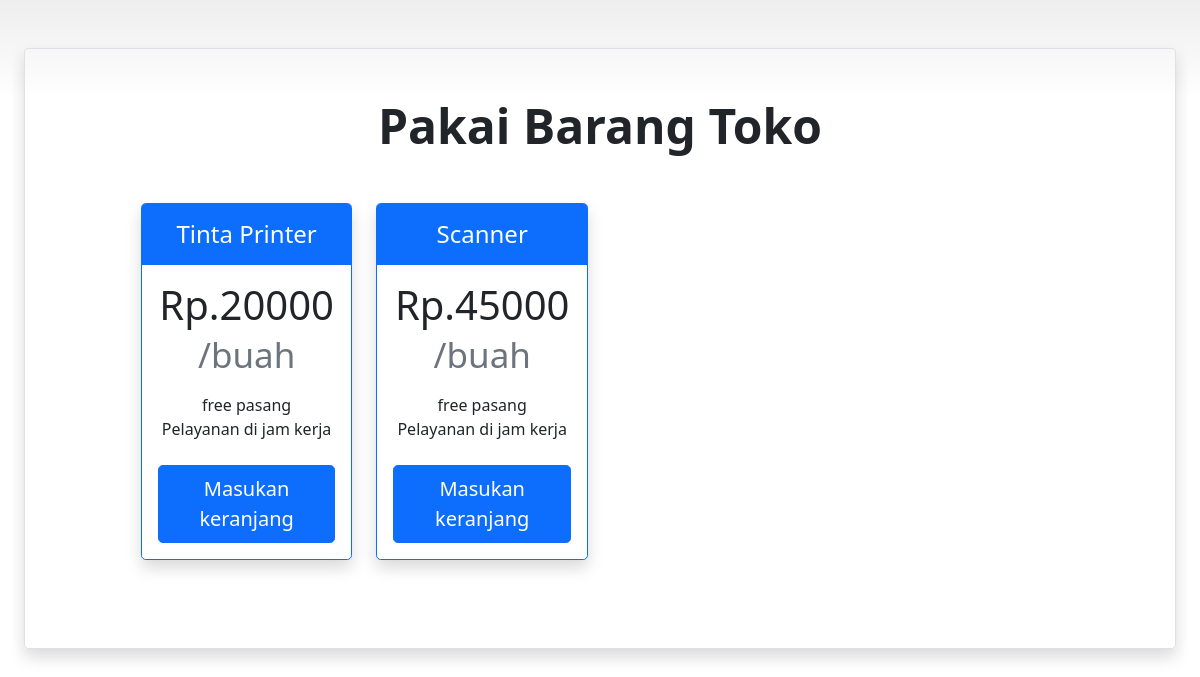
The page /pegawai/barangtoko.php (signed in) on the database its author committed.
### tables this page shows
CREATE TABLE `barang` (
  `id_barang` int(11) NOT NULL,
  `nama_barang` varchar(100) NOT NULL,
  `harga_barang` int(11) NOT NULL,
  `stok_barang` int(11) NOT NULL,
  `berat` int(5) NOT NULL
);

### pegawai/barangtoko.php (the view, shortened to what this page needs)
<?php
if ($_SESSION['role'] === 'teknisi') {
  include '../conn.php';
  $querypesanservice = "SELECT * FROM barang WHERE stok_barang > 0";
  $exec = mysqli_query($conn, $querypesanservice);
  $jumlahdata = mysqli_num_rows($exec);
  if ($jumlahdata >= 1) {
    $getAllData = mysqli_fetch_all($exec, MYSQLI_ASSOC);
  } else {
    $pesan = "Barang Masih Out Of Stock nih, Tunggu Yaa";
  }
}
?>
<?php if ($_SESSION['role'] === 'teknisi') : ?>
  <!doctype html>
  <html lang="en">
  <head>
    <link href="https://cdn.jsdelivr.net/npm/bootstrap@5.1.3/dist/css/bootstrap.min.css" rel="stylesheet">
    <link href="/service/assets/css/sidebars.css" rel="stylesheet">
    <link href="/service/assets/css/heroes.css" rel="stylesheet">
    <link href="/service/assets/css/pricing.css" rel="stylesheet">
  </head>
  <body>
    <main class="container-fluid">
      <main class="container-fluid">
        <div class="col-12 px-4 py-5 my-5 border rounded shadow">
          <h1 class="display-5 mb-5 fw-bold text-center">Pakai Barang Toko</h1>
          <div class="col-lg-10 mx-auto">
            <div class="row mb-3 text-center">
              <?php if ($jumlahdata >= 1) : ?>
                <?php foreach ($getAllData as $t) : ?>
                  <div class="col-3">
                    <div class="card mb-4 rounded-3 shadow border-primary">
                      <div class="card-header py-3 text-white bg-primary border-primary">
                        <h4 class="my-0 fw-normal"><?= $t['nama_barang'] ?></h4>
                      </div>
                      <div class="card-body">
                        <h1 class="card-title pricing-card-title">Rp.<?= $t['harga_barang'] ?><small class="text-muted fw-light">/buah</small></h1>
                        <ul class="list-unstyled mt-3 mb-4">
                          <li>free pasang</li>
                          <li>Pelayanan di jam kerja</li>
                        </ul>
                        <a class="w-100 btn btn-lg btn-primary" href="tambahkekeranjang.php?id=<?= $t['id_barang'] ?>">Masukan keranjang</a>
                      </div>
                    </div>
                  </div>
                <?php endforeach ?>
              <?php else : ?>
                <h1><?= $pesan; ?></h1>
              <?php endif ?>
            </div>
          </div>
        </div>
      </main>
    </main>
  </body>
<?php endif ?>

### assets/css/sidebars.css (style rules this page uses)
body { min-height: 100vh; min-height: -webkit-fill-available; }
html { height: -webkit-fill-available; }
main { display: flex; flex-wrap: nowrap; height: 100vh; height: -webkit-fill-available; max-height: 100vh; overflow-x: auto; overflow-y: hidden; }

### assets/css/pricing.css (style rules this page uses)
body { background-image: linear-gradient(180deg, #eee, #fff 100px, #fff); }

### rows shown on the page
barang: nama_barang "Tinta Printer", harga_barang "20000"
barang: nama_barang "Scanner", harga_barang "45000"
